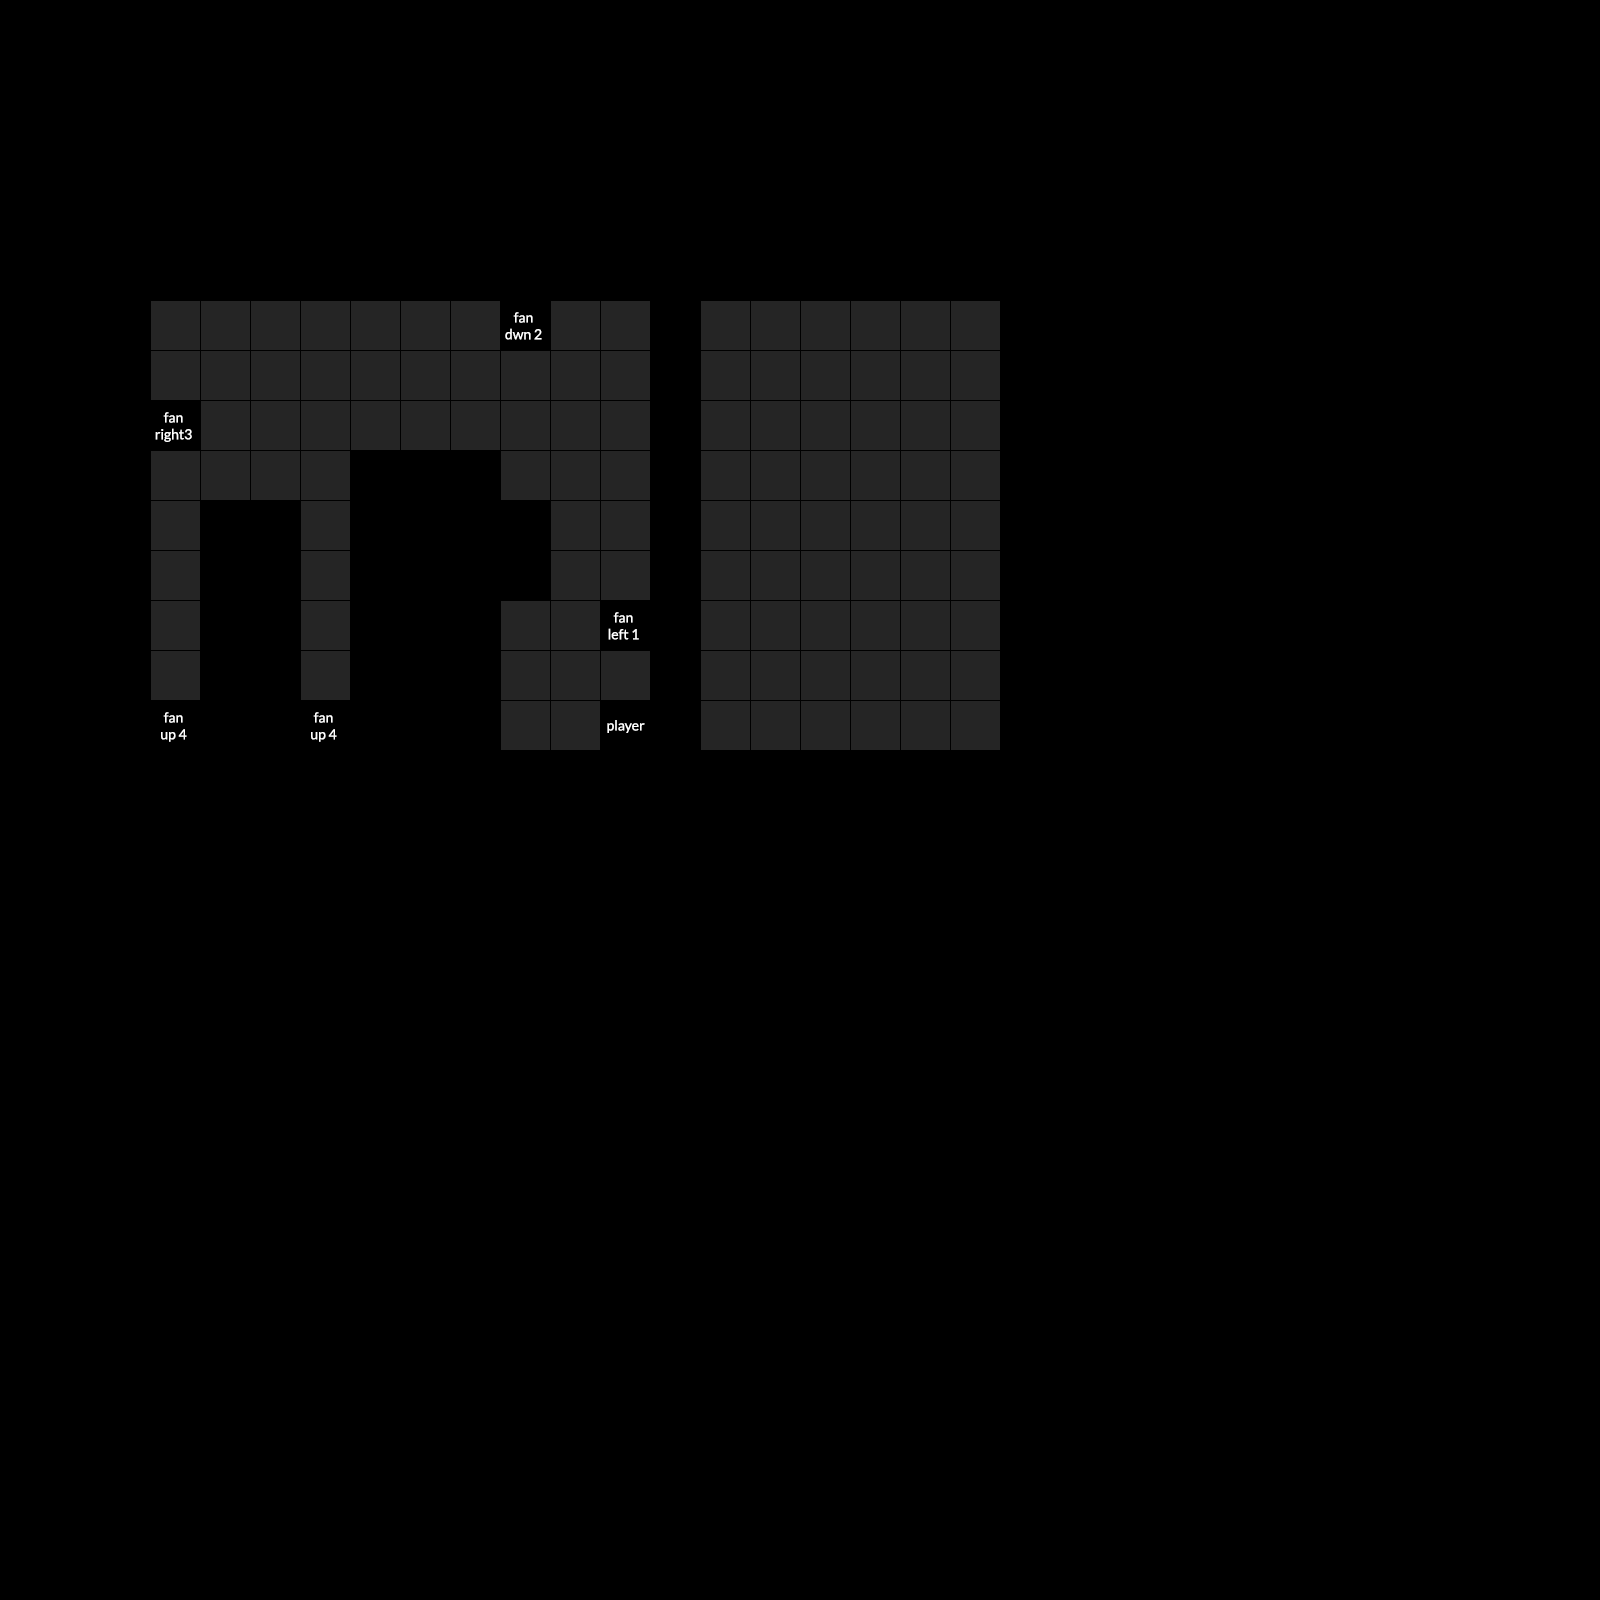

This is a level from a 2D game, rendered from its Tiled map with the project's own tilesets. A one-line summary and the map file follow, with tile-layer data summarised:
An orthogonal 32x32 tile map with 50x50 px tiles, 2 tile layers (Paths, Interactive), 2 hidden layers not drawn.

<map version="1.0" orientation="orthogonal" renderorder="right-down" width="32" height="32" tilewidth="50" tileheight="50" nextobjectid="1">
 <properties>
  <property name="name" value="Template" />
 </properties>
 <tileset firstgid="1" name="tiles" tilewidth="50" tileheight="50" spacing="2" tilecount="540" columns="27">
  <image source="../images/tiles.png" width="1404" height="1040" />
  <tile id="432">
   <properties>
    <property name="fan" type="int" value="2" />
    <property name="strength" type="int" value="1" />
   </properties>
  </tile>
  <tile id="433">
   <properties>
    <property name="fan" value="0" />
    <property name="strength" type="int" value="1" />
   </properties>
  </tile>
  <tile id="434">
   <properties>
    <property name="fan" value="2" />
    <property name="strength" type="int" value="2" />
   </properties>
  </tile>
  <tile id="435">
   <properties>
    <property name="fan" value="0" />
    <property name="strength" type="int" value="2" />
   </properties>
  </tile>
  <tile id="436">
   <properties>
    <property name="fan" value="2" />
    <property name="strength" type="int" value="3" />
   </properties>
  </tile>
  <tile id="437">
   <properties>
    <property name="fan" value="0" />
    <property name="strength" type="int" value="3" />
   </properties>
  </tile>
  <tile id="438">
   <properties>
    <property name="flame" type="int" value="1" />
   </properties>
  </tile>
  <tile id="439">
   <properties>
    <property name="flame" type="int" value="2" />
   </properties>
  </tile>
  <tile id="459">
   <properties>
    <property name="fan" value="3" />
    <property name="strength" type="int" value="1" />
   </properties>
  </tile>
  <tile id="460">
   <properties>
    <property name="fan" type="int" value="1" />
    <property name="strength" type="int" value="1" />
   </properties>
  </tile>
  <tile id="461">
   <properties>
    <property name="fan" value="3" />
    <property name="strength" type="int" value="2" />
   </properties>
  </tile>
  <tile id="462">
   <properties>
    <property name="fan" type="int" value="1" />
    <property name="strength" type="int" value="2" />
   </properties>
  </tile>
  <tile id="463">
   <properties>
    <property name="fan" value="3" />
    <property name="strength" type="int" value="3" />
   </properties>
  </tile>
  <tile id="464">
   <properties>
    <property name="fan" type="int" value="1" />
    <property name="strength" type="int" value="3" />
   </properties>
  </tile>
  <tile id="465">
   <properties>
    <property name="flame" type="int" value="3" />
   </properties>
  </tile>
  <tile id="466">
   <properties>
    <property name="flame" type="int" value="4" />
   </properties>
  </tile>
  <tile id="486">
   <properties>
    <property name="fan" value="2" />
    <property name="strength" type="int" value="4" />
   </properties>
  </tile>
  <tile id="487">
   <properties>
    <property name="fan" value="0" />
    <property name="strength" type="int" value="4" />
   </properties>
  </tile>
  <tile id="488">
   <properties>
    <property name="fan" value="2" />
    <property name="strength" type="int" value="5" />
   </properties>
  </tile>
  <tile id="489">
   <properties>
    <property name="fan" value="0" />
    <property name="strength" type="int" value="5" />
   </properties>
  </tile>
  <tile id="490">
   <properties>
    <property name="fan" value="2" />
    <property name="strength" type="int" value="6" />
   </properties>
  </tile>
  <tile id="491">
   <properties>
    <property name="fan" value="0" />
    <property name="strength" type="int" value="6" />
   </properties>
  </tile>
  <tile id="513">
   <properties>
    <property name="fan" value="3" />
    <property name="strength" type="int" value="4" />
   </properties>
  </tile>
  <tile id="514">
   <properties>
    <property name="fan" type="int" value="1" />
    <property name="strength" type="int" value="4" />
   </properties>
  </tile>
  <tile id="515">
   <properties>
    <property name="fan" value="3" />
    <property name="strength" type="int" value="5" />
   </properties>
  </tile>
  <tile id="516">
   <properties>
    <property name="fan" type="int" value="1" />
    <property name="strength" type="int" value="5" />
   </properties>
  </tile>
  <tile id="517">
   <properties>
    <property name="fan" value="3" />
    <property name="strength" type="int" value="6" />
   </properties>
  </tile>
  <tile id="518">
   <properties>
    <property name="fan" type="int" value="1" />
    <property name="strength" type="int" value="6" />
   </properties>
  </tile>
  <tile id="527">
   <properties>
    <property name="player" type="bool" value="true" />
   </properties>
  </tile>
 </tileset>
 <layer name="Background" width="32" height="32" visible="0">
  <data>[1024 cells, 1024 non-empty, 5 distinct tile ids]</data>
 </layer>
 <layer name="Paths" width="32" height="32">
  <data>[1024 cells, 109 non-empty, 1 distinct tile ids]</data>
 </layer>
 <layer name="Interactive" width="32" height="32">
  <data>[1024 cells, 6 non-empty, 5 distinct tile ids]</data>
 </layer>
 <layer name="Foreground" width="32" height="32" visible="0">
  <data>[1024 cells, 1 non-empty, 1 distinct tile ids]</data>
 </layer>
</map>
